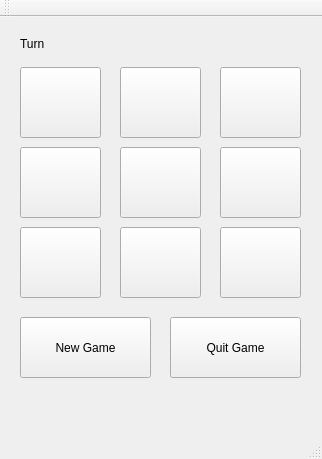
<?xml version="1.0" encoding="UTF-8"?>
<ui version="4.0">
 <class>MainWindow</class>
 <widget class="QMainWindow" name="MainWindow">
  <property name="geometry">
   <rect>
    <x>0</x>
    <y>0</y>
    <width>322</width>
    <height>459</height>
   </rect>
  </property>
  <property name="windowTitle">
   <string>MainWindow</string>
  </property>
  <widget class="QWidget" name="centralWidget">
   <widget class="QPushButton" name="topLeft">
    <property name="geometry">
     <rect>
      <x>20</x>
      <y>50</y>
      <width>81</width>
      <height>71</height>
     </rect>
    </property>
    <property name="toolTip">
     <string/>
    </property>
    <property name="text">
     <string/>
    </property>
   </widget>
   <widget class="QPushButton" name="center">
    <property name="geometry">
     <rect>
      <x>120</x>
      <y>130</y>
      <width>81</width>
      <height>71</height>
     </rect>
    </property>
    <property name="text">
     <string/>
    </property>
   </widget>
   <widget class="QPushButton" name="centerTop">
    <property name="geometry">
     <rect>
      <x>120</x>
      <y>50</y>
      <width>81</width>
      <height>71</height>
     </rect>
    </property>
    <property name="text">
     <string/>
    </property>
   </widget>
   <widget class="QPushButton" name="centerLeft">
    <property name="geometry">
     <rect>
      <x>20</x>
      <y>130</y>
      <width>81</width>
      <height>71</height>
     </rect>
    </property>
    <property name="text">
     <string/>
    </property>
   </widget>
   <widget class="QPushButton" name="topRight">
    <property name="geometry">
     <rect>
      <x>220</x>
      <y>50</y>
      <width>81</width>
      <height>71</height>
     </rect>
    </property>
    <property name="text">
     <string/>
    </property>
   </widget>
   <widget class="QPushButton" name="centerRight">
    <property name="geometry">
     <rect>
      <x>220</x>
      <y>130</y>
      <width>81</width>
      <height>71</height>
     </rect>
    </property>
    <property name="text">
     <string/>
    </property>
   </widget>
   <widget class="QPushButton" name="bottomLeft">
    <property name="geometry">
     <rect>
      <x>20</x>
      <y>210</y>
      <width>81</width>
      <height>71</height>
     </rect>
    </property>
    <property name="text">
     <string/>
    </property>
   </widget>
   <widget class="QPushButton" name="bottomRight">
    <property name="geometry">
     <rect>
      <x>220</x>
      <y>210</y>
      <width>81</width>
      <height>71</height>
     </rect>
    </property>
    <property name="text">
     <string/>
    </property>
   </widget>
   <widget class="QPushButton" name="centerBottom">
    <property name="geometry">
     <rect>
      <x>120</x>
      <y>210</y>
      <width>81</width>
      <height>71</height>
     </rect>
    </property>
    <property name="text">
     <string/>
    </property>
   </widget>
   <widget class="QLabel" name="turn">
    <property name="geometry">
     <rect>
      <x>20</x>
      <y>20</y>
      <width>47</width>
      <height>13</height>
     </rect>
    </property>
    <property name="text">
     <string>Turn</string>
    </property>
   </widget>
   <widget class="QPushButton" name="nw">
    <property name="geometry">
     <rect>
      <x>20</x>
      <y>300</y>
      <width>131</width>
      <height>61</height>
     </rect>
    </property>
    <property name="text">
     <string>New Game</string>
    </property>
   </widget>
   <widget class="QPushButton" name="qt">
    <property name="geometry">
     <rect>
      <x>170</x>
      <y>300</y>
      <width>131</width>
      <height>61</height>
     </rect>
    </property>
    <property name="text">
     <string>Quit Game</string>
    </property>
   </widget>
  </widget>
  <widget class="QMenuBar" name="menuBar">
   <property name="geometry">
    <rect>
     <x>0</x>
     <y>0</y>
     <width>322</width>
     <height>21</height>
    </rect>
   </property>
  </widget>
  <widget class="QToolBar" name="mainToolBar">
   <attribute name="toolBarArea">
    <enum>TopToolBarArea</enum>
   </attribute>
   <attribute name="toolBarBreak">
    <bool>false</bool>
   </attribute>
  </widget>
  <widget class="QStatusBar" name="statusBar"/>
 </widget>
 <layoutdefault spacing="6" margin="11"/>
 <resources/>
 <connections/>
</ui>
